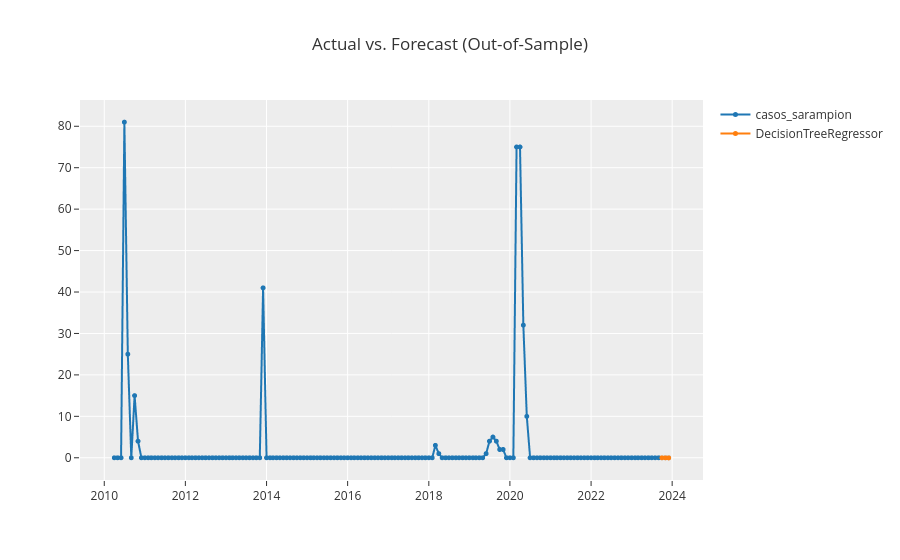

Here is the notebook cell this chart was saved with:
### Code cell
# Plots de diagnóstico del mejor modelo
plot_model(best_models_uni, plot='forecast')

### Figure 1 — Plotly figure (JSON) as saved in the notebook; plotly's stock layout.template omitted (floating-point values rounded to 4 significant figures; data arrays with more than 128 entries replaced by an {"elided": "..."} marker saying what was removed)
{"data": [{"line": {"color": "rgb(31, 119, 180)", "width": 2}, "marker": {"color": "rgb(31, 119, 180)", "size": 5}, "mode": "lines+markers", "name": "casos_sarampion", "type": "scattergl", "x": {"elided": "165 str values"}, "xaxis": "x", "y": {"elided": "165 int values"}, "yaxis": "y"}, {"line": {"color": "rgb(255, 127, 14)", "width": 2}, "marker": {"color": "rgb(255, 127, 14)", "size": 5}, "mode": "lines+markers", "name": "DecisionTreeRegressor", "type": "scattergl", "x": {"elided": "165 str values"}, "xaxis": "x", "y": {"elided": "165 float values"}, "yaxis": "y"}], "layout": {"showlegend": true, "title": {"text": "Actual vs. Forecast (Out-of-Sample)"}, "xaxis": {"anchor": "y", "domain": [0, 1]}, "yaxis": {"anchor": "x", "domain": [0, 1]}}}
